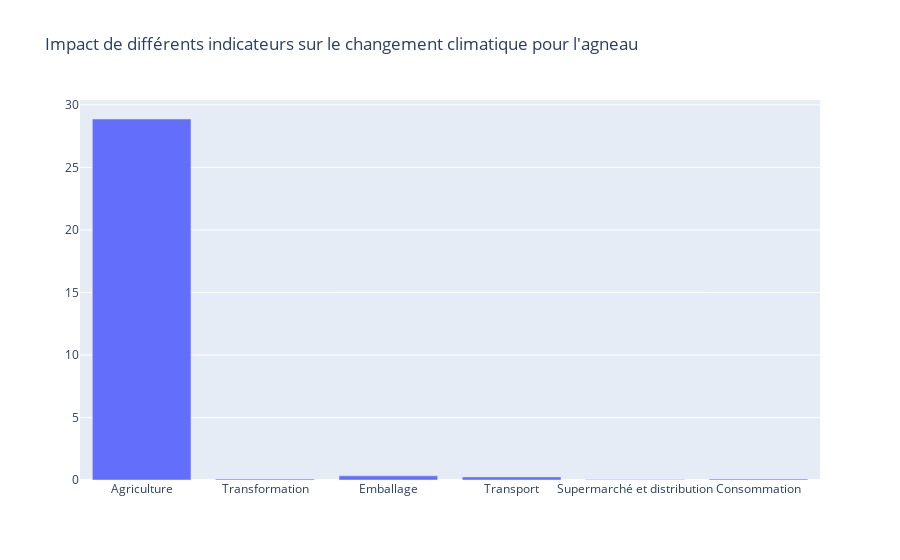

This figure's notebook cell:
### Code cell
graph = go.Bar(x = df2.T.index, y = df2.T['Agneau'], name='Agneau')
layout = go.Layout(title="Impact de différents indicateurs sur le changement climatique pour l'agneau")
go.Figure(data=graph, layout=layout)

### Figure 1 — Plotly figure (JSON) as saved in the notebook; plotly's stock layout.template omitted (floating-point values rounded to 4 significant figures)
{"data": [{"name": "Agneau", "type": "bar", "x": ["Agriculture", "Transformation", "Emballage", "Transport", "Supermarché et distribution", "Consommation"], "y": [28.87, 0.07266, 0.3311, 0.2486, 0.04566, 0.07144]}], "layout": {"title": {"text": "Impact de différents indicateurs sur le changement climatique pour l'agneau"}}}
